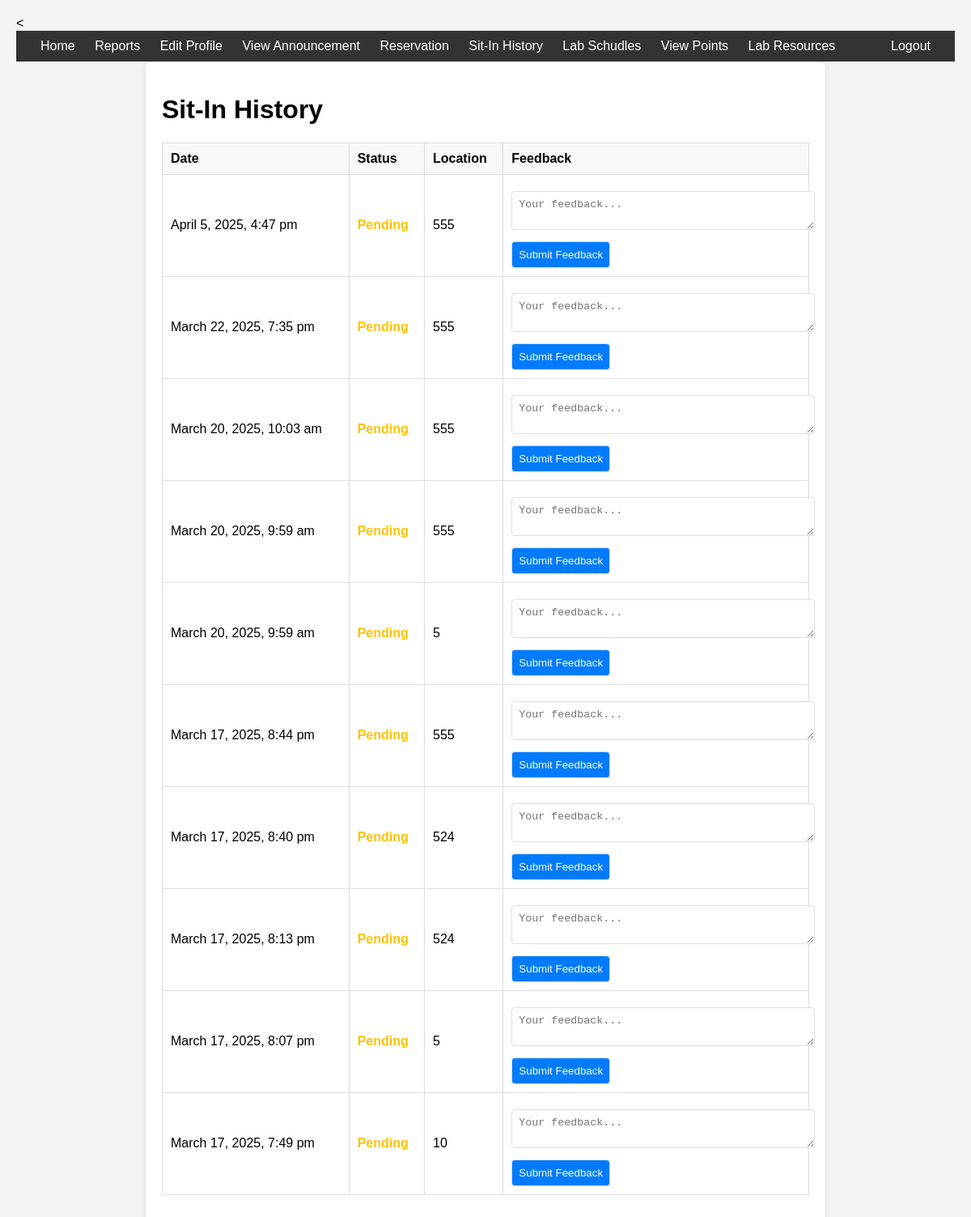
Page /sitin.php (signed in) on the committed database.
### tables this page shows
CREATE TABLE `sit_in_history` (
  `id` int(11) NOT NULL,
  `user_id` varchar(50) NOT NULL,
  `purpose` varchar(255) NOT NULL,
  `lab` varchar(255) NOT NULL,
  `session_start` datetime NOT NULL,
  `session_end` datetime DEFAULT NULL,
  `date_time` datetime DEFAULT NULL,
  `status` enum('pending','accepted','declined') DEFAULT 'pending'
);

### sitin.php (the view, shortened to what this page needs)
<?php
$idno = $_SESSION['idno'];
include 'db_connect.php';
$sql = "SELECT *, status FROM sit_in_history WHERE user_id = ? ORDER BY session_start DESC";
$stmt = $conn->prepare($sql);
$stmt->bind_param("s", $idno);
$stmt->execute();
$sit_in_history = $stmt->get_result();
?>
<!DOCTYPE html>
<html lang="en">
<head>
</head>
<body>
<<div class="header">
        <div>
            <a href="home.php">Home</a>
            <a href="reports.php">Reports</a>
            <a href="editprofile.php">Edit Profile</a>
            <a href="view_announcements.php">View Announcement</a>
            <a href="reservation.php">Reservation</a>
            <a href="sitin.php">Sit-In History</a>
            <a href="lab_schedule_student.php">Lab Schudles</a>
            <a href="view_points.php">View Points</a>
            <a href="lab_student.php">Lab Resources</a>
        </div>
        <div>
        <a href="logout.php" onclick="return confirm('Are you sure you want to logout?');">Logout</a>
    </div>
    </div>
<div class="container">
    <h1>Sit-In History</h1>
    <?php if ($sit_in_history->num_rows > 0): ?>
        <table>
            <thead>
                <tr>
                    <th>Date</th>
                    <th>Status</th>
                    <th>Location</th>
                    <th>Feedback</th>
                </tr>
            </thead>
            <tbody>
                <?php while ($row = $sit_in_history->fetch_assoc()): ?>
                    <tr>
                        <td><?php echo date("F j, Y, g:i a", strtotime($row['session_start'])); ?></td>
                        <td>
                            <span class="status <?php echo $row['status']; ?>">
                                <?php echo ucfirst($row['status']); ?>
                            </span>
                        </td>
                        <td><?php echo isset($row['lab']) ? $row['lab'] : 'N/A'; ?></td>
                        <td>
                            <form class="feedback-form" method="POST" action="">
                                <textarea name="comments" placeholder="Your feedback..." required></textarea>
                                <input type="submit" name="submit_feedback" value="Submit Feedback">
                            </form>
                        </td>
                    </tr>
                <?php endwhile; ?>
            </tbody>
        </table>
    <?php else: ?>
        <p>No sit-in history found.</p>
    <?php endif; ?>
</div>
</body>
</html>

### sitin.php (style rules this page uses)
body { font-family: Arial, sans-serif; background-color: #f4f4f4; margin: 0; padding: 20px; }
.container { max-width: 800px; margin: 0 auto; background: #fff; padding: 20px; border-radius: 8px; box-shadow: 0 0 10px rgba(0, 0, 0, 0.1); }
table { width: 100%; border-collapse: collapse; margin-bottom: 20px; }
table, th, td { border: 1px solid #ddd; }
th, td { padding: 10px; text-align: left; }
th { background-color: #f8f8f8; }
.feedback-form { margin-top: 10px; }
.feedback-form textarea { width: 100%; padding: 8px; border: 1px solid #ddd; border-radius: 4px; margin-bottom: 10px; }
.feedback-form input[type="submit"] { padding: 8px; border: 1px solid #ddd; border-radius: 4px; background-color: #007bff; color: #fff; cursor: pointer; }
.header { background-color: #333; color: white; padding: 10px 20px; display: flex; justify-content: space-between; align-items: center; }
.header a { color: white; text-decoration: none; margin: 0 10px; }
.status { font-weight: bold; }
.status.pending { color: #ffc107; }

### rows in the picture
sit_in_history: session_start "April 5, 2025, 4:47 pm", status "Pending", lab "555"
sit_in_history: session_start "March 22, 2025, 7:35 pm", status "Pending", lab "555"
sit_in_history: session_start "March 20, 2025, 10:03 am", status "Pending", lab "555"
sit_in_history: session_start "March 20, 2025, 9:59 am", status "Pending", lab "555"
sit_in_history: session_start "March 20, 2025, 9:59 am", status "Pending", lab "5"
sit_in_history: session_start "March 17, 2025, 8:44 pm", status "Pending", lab "555"
sit_in_history: session_start "March 17, 2025, 8:40 pm", status "Pending", lab "524"
sit_in_history: session_start "March 17, 2025, 8:13 pm", status "Pending", lab "524"
sit_in_history: session_start "March 17, 2025, 8:07 pm", status "Pending", lab "5"
sit_in_history: session_start "March 17, 2025, 7:49 pm", status "Pending", lab "10"
